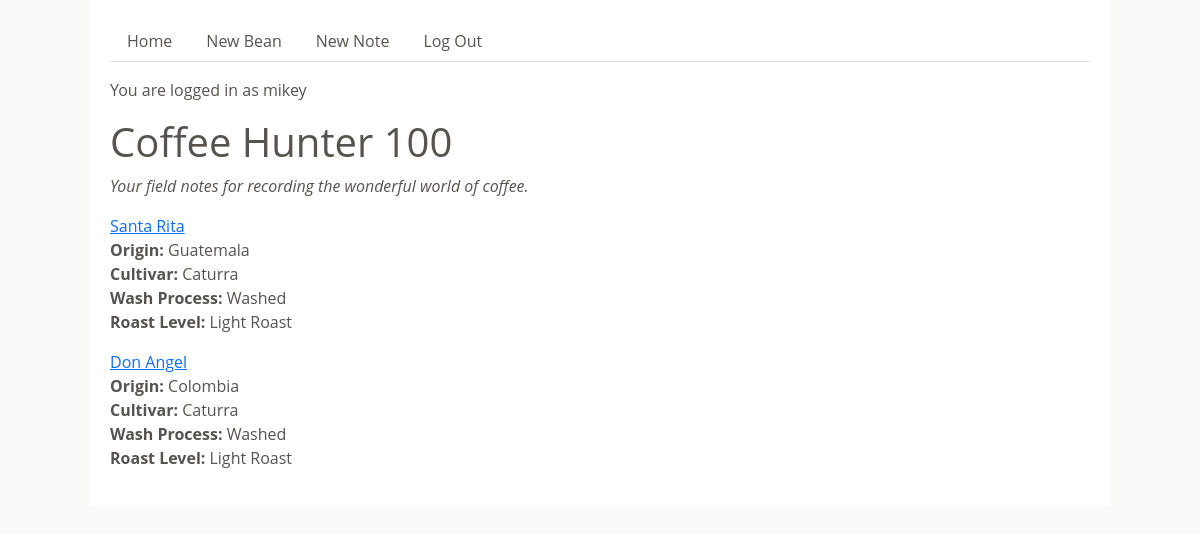
Screenshot of / (signed in) with the database file from the repository.
### ch_100_app/models.py (models this page shows, shortened)
class User(UserMixin, db.Model):
    id = db.Column(db.Integer, primary_key=True)
    username = db.Column(db.String(80), nullable=False, unique=True)
    password = db.Column(db.String(80), nullable=False)

class Bean(db.Model):
    id = db.Column(db.Integer, primary_key=True)
    name = db.Column(db.String(60), nullable=False)
    origin = db.Column(db.String(100), nullable=False)
    cultivar = db.Column(db.String(60))
    wash_process = db.Column(db.Enum(WashProcess), nullable=False)
    roast_level = db.Column(db.Enum(RoastLevel), nullable=False)
    created_by_id = db.Column(db.Integer, db.ForeignKey("user.id"), nullable=False)
    notes = db.relationship("Note", back_populates="bean")
    created_by = db.relationship("User")

### ch_100_app/main/routes.py (the view)
@main.route("/")
def homepage():
    beans = Bean.query.all()
    return render_template("home.html", beans=beans)

### ch_100_app/extensions.py (called while the page is built)
@login_manager.user_loader
def load_user(user_id):
    return User.query.get(user_id)

### ch_100_app/utils.py (called while the page is built)
    def __str__(self):
        return str(self.value)

### ch_100_app/templates/home.html (shortened to what this page needs)
{% extends 'base.html' %}
{% block content %}
<h1>Coffee Hunter 100</h1>
<p><em>Your field notes for recording the wonderful world of coffee.</em></p>
{% for bean in beans %}
<div class="bean">
    <a href="/bean/{{ bean.id }}">{{ bean.name }}</a>
    <p><strong>Origin:</strong> {{ bean.origin }}</p>
    <p><strong>Cultivar:</strong> {{ bean.cultivar }}</p>
    <p><strong>Wash Process:</strong> {{ bean.wash_process }}</p>
    <p><strong>Roast Level:</strong> {{ bean.roast_level }}</p>
</div>
{% endfor %}
{% endblock %}

### ch_100_app/templates/base.html (shortened to what this page needs)
<!DOCTYPE html>
<html lang="en">
  <head>
    <link
      href="https://cdn.jsdelivr.net/npm/bootstrap@5.3.3/dist/css/bootstrap.min.css"
      rel="stylesheet"
    />
    <link rel="stylesheet" href="/static/style.css" />
  </head>
  <body>
    <div id="base-content">
      <ul class="nav nav-tabs">
        <li>
          <a class="nav-link" href="/">Home</a>
        </li>
        {% if current_user.is_authenticated %}
        <li class="nav-item">
          <a class="nav-link" href="/new_bean">New Bean</a>
        </li>
        <li class="nav-item">
          <a class="nav-link" href="/new_note">New Note</a>
        </li>
        <li class="nav-item">
          <a class="nav-link" href="/logout">Log Out</a>
        </li>
        {% endif %}
      </ul>
      {% if current_user.is_authenticated %}
        <p>You are logged in as {{ current_user.username }}</p>
      {% endif %} {% block content %} {% endblock %}
    </div>
  </body>
</html>

### ch_100_app/static/style.css (style rules this page uses)
body { display: flex; flex-direction: column; align-items: center; background-color: #fafaf9; }
#base-content { font-family: 'Open Sans', sans-serif; color: #57534e; width: 85%; background-color: white; padding: 20px; }
.nav { margin-bottom: 1rem; }
.nav-link { color: #57534e; }
.bean p:not(:last-child) { margin-bottom: 0; }

### rows the page displays
User: username "mikey"
Bean: name "Santa Rita", origin "Guatemala", cultivar "Caturra", wash_process "Washed", roast_level "Light Roast"
Bean: name "Don Angel", origin "Colombia", cultivar "Caturra", wash_process "Washed", roast_level "Light Roast"
